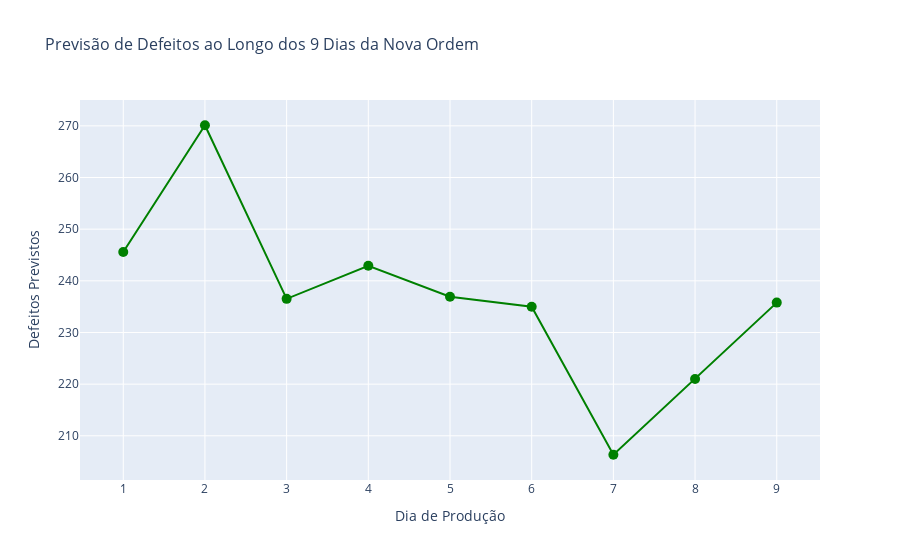

Source (notebook cell):
### Markdown cell above
### Visualização Geral

### Code cell
print(f"Total de defeitos previsto para a nova ordem: {total_defeitos_previsto[0]}")

fig = go.Figure()

fig.add_trace(go.Scatter(x=df_dias_duracao['Dia Contado'],
                         y=df_dias_duracao['Defeitos Previstos'],
                         mode='lines+markers',
                         marker=dict(size=10),
                         line=dict(color='green'),
                         name='Defeitos Previstos'))

fig.update_layout(
    title=f'Previsão de Defeitos ao Longo dos {dias_duracao} Dias da Nova Ordem',
    title_font_size=16,
    xaxis_title='Dia de Produção',
    xaxis_title_font_size=14,
    yaxis_title='Defeitos Previstos',
    yaxis_title_font_size=14
)

fig.show()

df_dias_duracao[['Dia Contado', 'Defeitos Previstos']].set_index('Dia Contado')

### Figure 1 — Plotly figure (JSON) as saved in the notebook; plotly's stock layout.template omitted (floating-point values rounded to 4 significant figures)
{"data": [{"line": {"color": "green"}, "marker": {"size": 10}, "mode": "lines+markers", "name": "Defeitos Previstos", "type": "scatter", "x": [1, 2, 3, 4, 5, 6, 7, 8, 9], "y": [245.6, 270.1, 236.5, 242.9, 236.9, 235.0, 206.3, 221.0, 235.8]}], "layout": {"title": {"font": {"size": 16}, "text": "Previsão de Defeitos ao Longo dos 9 Dias da Nova Ordem"}, "xaxis": {"title": {"font": {"size": 14}, "text": "Dia de Produção"}}, "yaxis": {"title": {"font": {"size": 14}, "text": "Defeitos Previstos"}}}}
